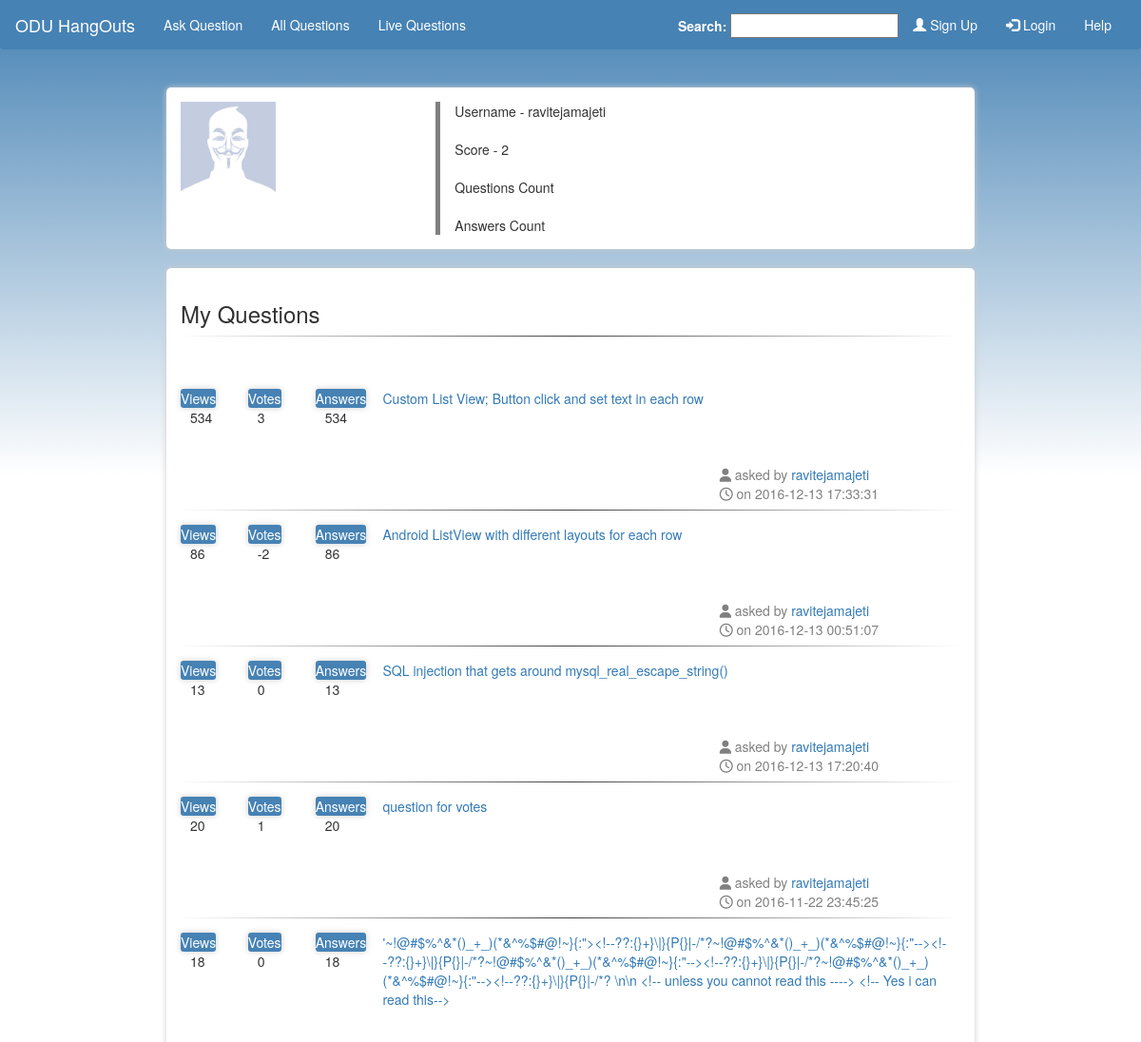
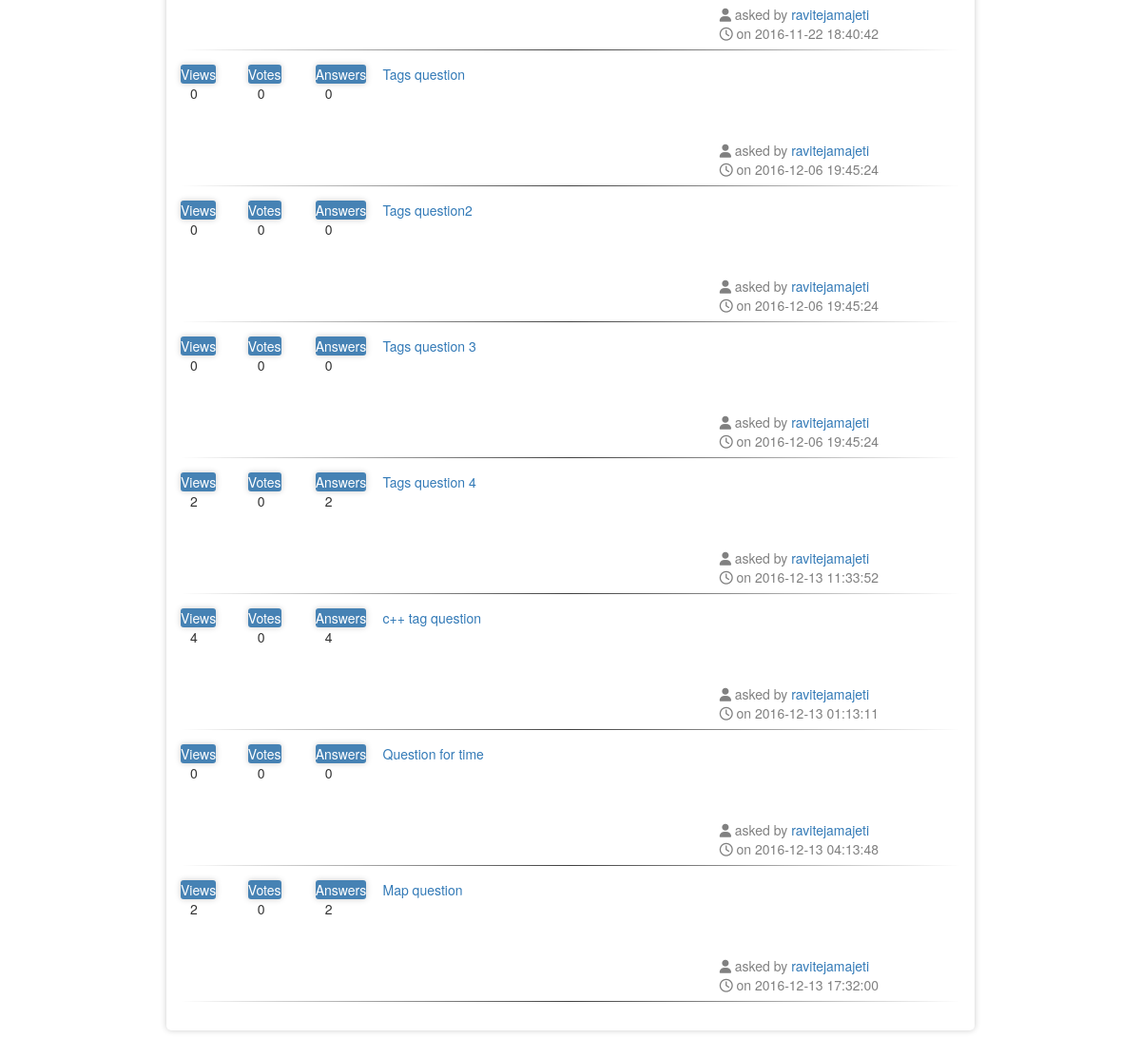
The app's page /admin_users_profile.php?uname=ravitejamajeti with its own data (2 pictures, top to bottom).
### tables this page shows
CREATE TABLE `questions` (
  `qid` int(20) NOT NULL,
  `qnd_user` varchar(20) NOT NULL,
  `question_title` text NOT NULL,
  `question` longtext NOT NULL,
  `views` int(11) DEFAULT NULL,
  `q_created` timestamp NOT NULL DEFAULT CURRENT_TIMESTAMP,
  `votes` int(11) NOT NULL DEFAULT '0',
  `freeze` tinyint(1) NOT NULL DEFAULT '0',
  `tags` varchar(100) NOT NULL
);

### admin_users_profile.php (the view, shortened to what this page needs)
<html>
    <head>
        <?php include 'header.php' ?>
    </head>
    <body>
        <?php include 'config.php'; include 'db_connect.php'; include 'navbar.php'; ?>
        <div class="container">
            <div class="row">
                <div class ='col-md-4'>
                    <img width='100' height='100' src='./uploads/<?php echo $_GET['uname']; ?>' onerror= 'this.src="./uploads/defaultIcon.png";' />
                    <br><br>
                </div>
                <div class ='col-md-8 prof_details'>Username - <?php echo $_GET['uname']; ?>
                    <br><br>
                    <?php
                        $query = "SELECT sum(votes) from questions where qnd_user = '".mysqli_real_escape_string($link, $_GET['uname'])."'";
                        $result = mysqli_query($link, $query);
                        $row = mysqli_fetch_array($result);
                    ?>
                    <span>Score - <?php echo $row[0] ?> </span>
                    <br><br>
                    <span>Questions Count</span>
                    <br><br>
                    <span>Answers Count</span>
                </div>
            </div>
        </div>
        <br>
        <div class="container">
            <h3>My Questions</h3>
            <hr>
            <br><br>
            <?php
                $query = "SELECT * from questions where qnd_user = '".mysqli_real_escape_string($link, $_GET['uname'])."'";
                if($result = mysqli_query($link, $query)) {
                    while($row = mysqli_fetch_array($result)) { ?>
                        <div class='row'>
                        <div class ='col-md-1'>
                        <span style="background-color: #4682B4; color:white; text-align: center;  border-radius: 3px; box-shadow: 0 0 6px #ccc;">Views</span><br>
                        <span style="position:relative; left:10px;"> <?php echo $row['views']; ?></span>
                        </div>
                        <div class ='col-md-1'>
                        <span style="background-color: #4682B4; color:white; text-align: center;  border-radius: 3px; box-shadow: 0 0 6px #ccc;">Votes</span><br>
                        <span style="position:relative; left:10px;"> <?php echo $row['votes']; ?></span>
                        </div>
                        <div class ='col-md-1'>
                        <span style="background-color: #4682B4; color:white; text-align: center;  border-radius: 3px; box-shadow: 0 0 6px #ccc;">Answers</span><br>
                        <span style="position:relative; left:10px;"> <?php echo $row['views']; ?></span>
                        </div>
                        <a href="display_admin_ques.php?qid= <?php echo $row['qid']; ?> "rel="tooltip" data-html="true" title = "" onmouseover="answer_tooltip(this.id)" class = "question_hyperlink col-md-9 red-tooltip" id = "<?php echo $row['qid']; ?>" > <?php echo htmlentities($row['question_title']); ?></a>
                        </div>
                        <br><br>
                        <div class="row">
                        <div class="col-sm-4 col-sm-offset-8"><span class="asked_by"><i class="fa fa-user" aria-hidden="true"></i> asked by </span><a href=""> <?php echo $row['qnd_user'];  ?></a></div>
                        </div>
                        <div class="row">
                        <div class="col-sm-4 col-sm-offset-8 asked_by"><span class="asked_by"><i class="fa fa-clock-o" aria-hidden="true"></i> on </span>
                        <?php echo $row['q_created']; ?> </div>
                        </div>
                        <hr>
                    <?php }
                }
            ?>
        </div>
    </body>
</html>

### style.css (style rules this page uses)
body { background:url(bg.jpg),repeating-linear-gradient(steelblue,white); background-size: 6000px 10px,6000px 500px; background-repeat: no-repeat,no-repeat; }
.container { position: relative; top: 20px; border-radius: 5px; box-shadow: 0 0 6px #ccc; padding: 15px 15px 15px 15px; width: 850px; background-color: white; }
.prof_details { border-left: 5px solid grey; }
hr { margin-top: 0.5em; margin-bottom: 15px; margin-left: auto; margin-right: auto; border: 0; height: 1px; background-image: linear-gradient(to right, rgba(0, 0, 0, 0), rgba(0, 0, 0, 0.75), rgba(0, 0, 0, 0)); }
.asked_by { color: grey; }

### records on screen
questions: views "534", votes "3", question_title "Custom List View; Button click and set text in each row", qnd_user "ravitejamajeti", q_created "2016-12-13 17:33:31"
questions: views "86", votes "-2", question_title "Android ListView with different layouts for each row", qnd_user "ravitejamajeti", q_created "2016-12-13 00:51:07"
questions: views "13", votes "0", question_title "SQL injection that gets around mysql_real_escape_string()", qnd_user "ravitejamajeti", q_created "2016-12-13 17:20:40"
questions: views "20", votes "1", question_title "question for votes", qnd_user "ravitejamajeti", q_created "2016-11-22 23:45:25"
questions: views "18", votes "0", question_title "'~!@#$%^&*()_+_)(*&^%$#@!~}{:\"><!--??:{}+}\\|}{P{}|-/*?~!@#$%^&*()_+_)(*&^%$#@!~}{:\"--><!--??:{}+}\\|}{P{}|-/*?~!@#$%^&*()_+_)(*&^%$#@!~}{:\"--><!--??:{}+}\\|}{P{}|-/*?~!@#$%^&*()_+_)(*&^%$#@!~}{:\"--><!--??:{}+}\\|}{P{}|-/*? \\n\\n <!-- unless you cannot read this ----> <!-- Yes i can read this-->", qnd_user "ravitejamajeti", q_created "2016-11-22 18:40:42"
questions: views "0", votes "0", question_title "Tags question", qnd_user "ravitejamajeti", q_created "2016-12-06 19:45:24"
questions: views "0", votes "0", question_title "Tags question2", qnd_user "ravitejamajeti", q_created "2016-12-06 19:45:24"
questions: views "0", votes "0", question_title "Tags question 3", qnd_user "ravitejamajeti", q_created "2016-12-06 19:45:24"
questions: views "2", votes "0", question_title "Tags question 4", qnd_user "ravitejamajeti", q_created "2016-12-13 11:33:52"
questions: views "4", votes "0", question_title "c++ tag question", qnd_user "ravitejamajeti", q_created "2016-12-13 01:13:11"
questions: views "0", votes "0", question_title "Question for time", qnd_user "ravitejamajeti", q_created "2016-12-13 04:13:48"
questions: views "2", votes "0", question_title "Map question", qnd_user "ravitejamajeti", q_created "2016-12-13 17:32:00"

### other values on screen
$_GET['uname'] "ravitejamajeti"
$row[0] "2"
